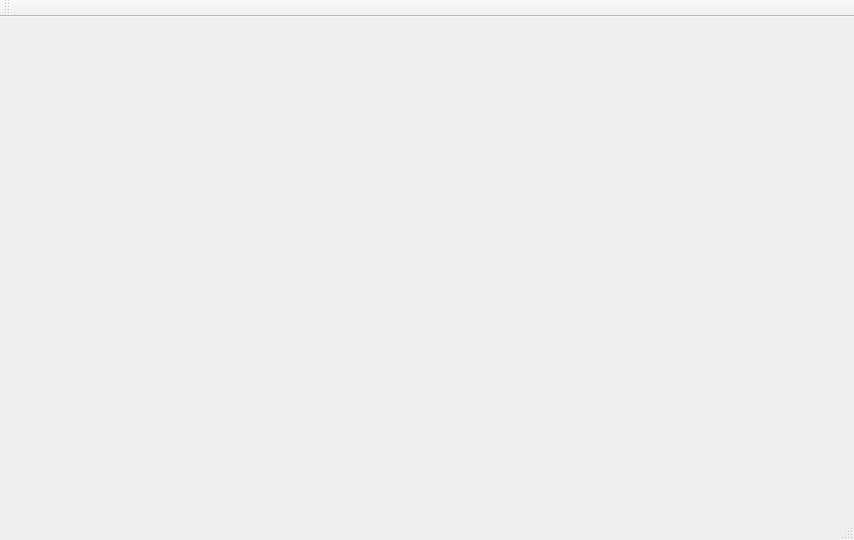
<?xml version="1.0" encoding="UTF-8"?>
<ui version="4.0">
 <class>MainWidget</class>
 <widget class="QMainWindow" name="MainWidget">
  <property name="geometry">
   <rect>
    <x>0</x>
    <y>0</y>
    <width>854</width>
    <height>540</height>
   </rect>
  </property>
  <property name="sizePolicy">
   <sizepolicy hsizetype="Fixed" vsizetype="Fixed">
    <horstretch>0</horstretch>
    <verstretch>0</verstretch>
   </sizepolicy>
  </property>
  <property name="maximumSize">
   <size>
    <width>1600</width>
    <height>720</height>
   </size>
  </property>
  <property name="windowTitle">
   <string>大恒相机推流监控软件</string>
  </property>
  <widget class="QWidget" name="centralWidget"/>
  <widget class="QToolBar" name="mainToolBar">
   <attribute name="toolBarArea">
    <enum>TopToolBarArea</enum>
   </attribute>
   <attribute name="toolBarBreak">
    <bool>false</bool>
   </attribute>
  </widget>
  <widget class="QStatusBar" name="statusBar"/>
 </widget>
 <layoutdefault spacing="6" margin="11"/>
 <resources>
  <include location="daheng_stream_pusher.qrc"/>
 </resources>
 <connections/>
</ui>
